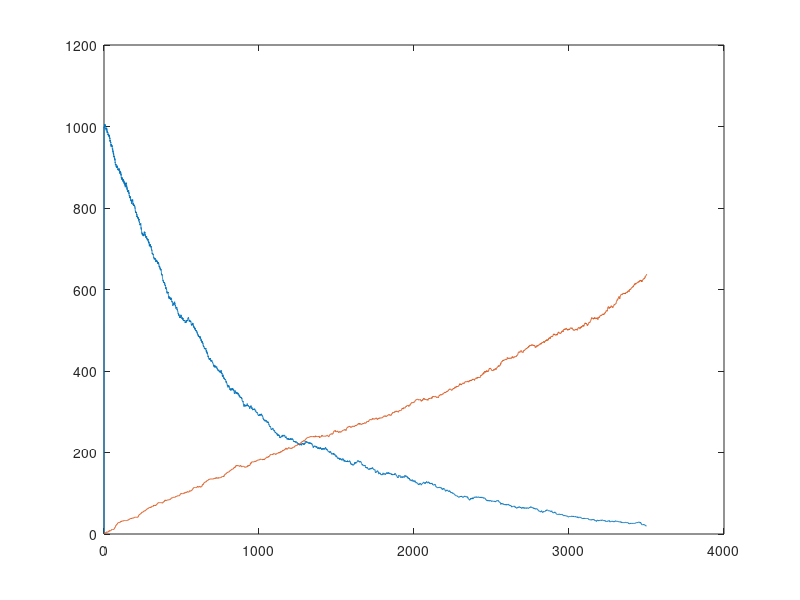

MATLAB code for this plot:
% Gillespe Algorithm for probabilistic evolution of antibiotic resistance 
% Jeremy Primus
% May 5, 2017

% Reaction scheme
%   A -k1-> A + A
%   A -r-> A + X
%   X -k2-> X + X
%   A -d1-> null
%   X -d2-> null

clear t X h;
k1 = 0.0020;
r = 0.0002;
k2 = k1/2;
d1 = 0.0030;
d2 = 0.0005;
c = [k1 r k2 d1 d2]; % probability coefficients
A = 1000;
X = 0;
sp = [A; X]; % species quantities
s = 0;
t = 0;
proceed = true;
while proceed
    s = s + 1;
    h = [sp(1) sp(1) sp(2) sp(1) sp(2)];
    a = c.*h; % calculate probability per unit time of uth reaction

    ao = sum(a);

    r(1) = rand;
    tau = (1/ao)*log(1/r(1));
    t(s+1) = t(s) + tau;
    t(s+1)
    r(2) = rand;
    
    if r(2) < (a(1)/ao)
        sp(1) = sp(1) + 1;
    elseif r(2) > (a(1)/ao) && r(2) <= (sum(a(1:2))/ao)
        sp(2) = sp(2) + 1;
    elseif r(2) > (sum(a(1:2))/ao) && r(2) <= (sum(a(1:3))/ao)
        sp(2) = sp(2) + 1;
    elseif r(2) > (sum(a(1:3))/ao) && r(2) <= (sum(a(1:4))/ao)
        sp(1) = sp(1) - 1;
    elseif r(2) > (sum(a(1:4))/ao) && r(2) <= (ao/ao)
        sp(2) = sp(2) - 1;
    end
        X(1:2,s+1) = sp(1:2);
    
    if t(s) > 3500.0 || sp(1) == 0 
        proceed = false;
    end
end
plot(t, X)
hold on
